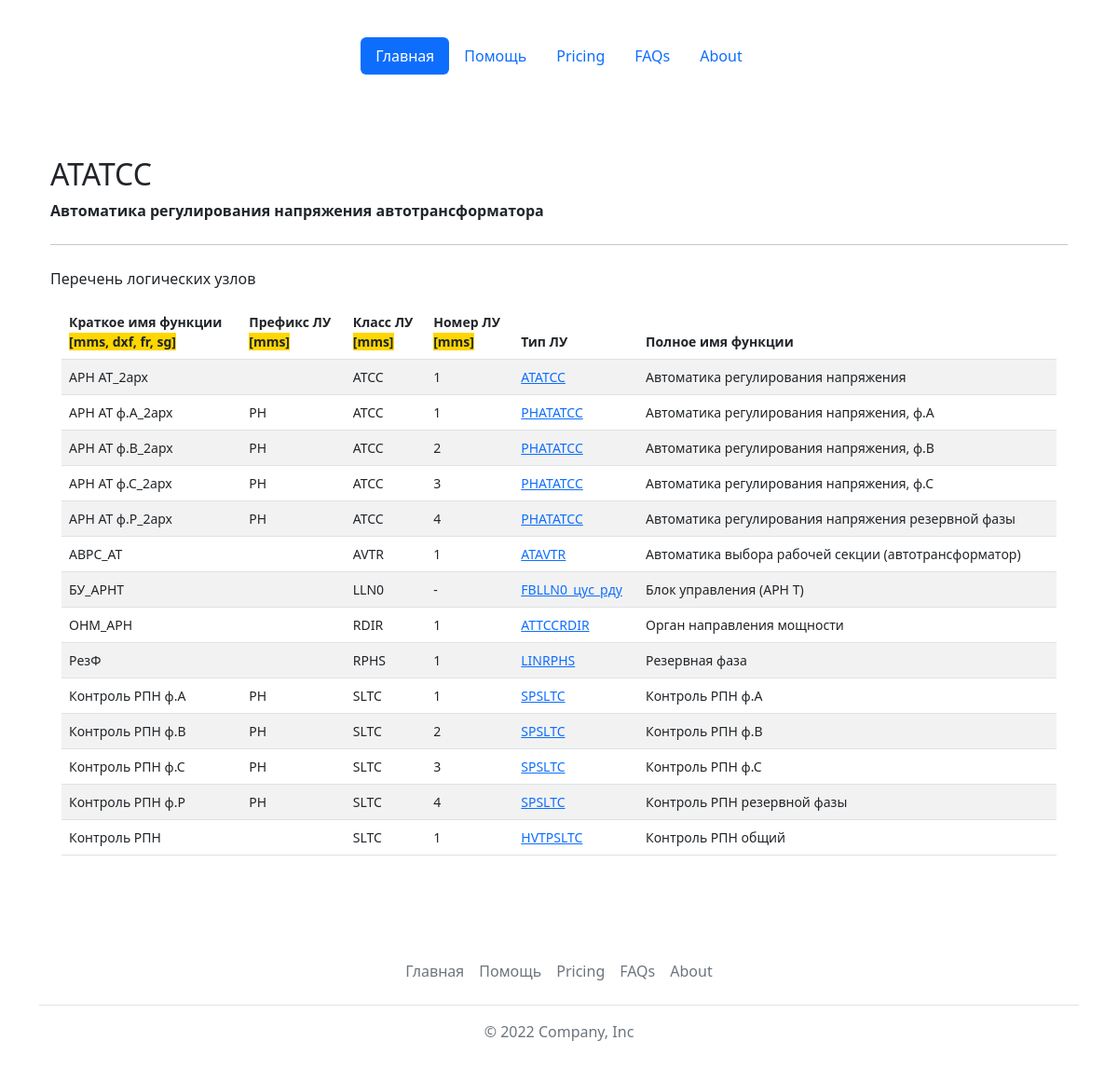
Page /reports/show/?name=ATATCC&type=ld on the committed database.
### base_types/models.py (models this page shows, shortened)
class LogicDevices(models.Model):
    id = models.AutoField(primary_key=True)
    name = models.CharField(max_length=128, verbose_name='Обозначение логического устройства', unique=True)
    fb_name = models.CharField(max_length=128, verbose_name='Обозначение функционального блока', unique=True)
    description = models.TextField(max_length=1024, blank=True, verbose_name='Назначение логического устройства (ФБ)')
    class Meta:
        verbose_name = 'Логическое устройство'
        verbose_name_plural = 'Логические устройства'
        ordering = ['name']

class LogicNodeInstantiated(models.Model):
    id = models.AutoField(primary_key=True)
    short_name = models.CharField(max_length=64, verbose_name='Краткое имя (БУ, ДЗТ)', unique=True)
    full_name = models.CharField(max_length=128, verbose_name='Полное имя', blank=True)
    ln_prefix = models.CharField(max_length=32, verbose_name='Префикс ЛУ', blank=True)
    class_name = models.CharField(max_length=4, verbose_name='Класс (PDIF)')
    instance = models.IntegerField(verbose_name='Номер экземпляра', blank=True, null=True)
    ln_type = models.ForeignKey(LogicNodesTypes, on_delete=models.CASCADE, verbose_name='Тип ЛУ', null=True)
    def __str__(self):
        return str(self.short_name)
    class Meta:
        verbose_name = 'Экземпляр логического узла'
        verbose_name_plural = 'Экземпляр логического узла'
        ordering = ['short_name']
    @property
    def get_instance(self):
        if self.instance==-1:
            return '(n)'
        if self.instance:
            return self.instance
        else:
            return "-"

class LogicNodesTypes(models.Model):
    id = models.AutoField(primary_key=True)
    name = models.CharField(max_length=64, verbose_name='Имя типа ЛУ', unique=True)
    description = models.TextField(max_length=1024, blank=True, verbose_name='Описание')
    explanation = models.TextField(max_length=2048, blank=True, verbose_name='Пояснение')
    def __str__(self):
        return self.name
    class Meta:
        verbose_name = 'Тип логического узла'
        verbose_name_plural = 'Типы логических узлов'
        ordering = ['name']

### base_types/views.py (the view, shortened to what this page needs)
# urls.py: path('reports/show/', views.show),
def show(request):
    name = request.GET.get('name')
    type = request.GET.get('type')
    if type == 'ld':
        ld = LogicDevices.objects.get(name=name)
        lns_conns = LDLNconnections.objects.all().filter(ld_id=ld.id)
        lns_conns = lns_conns.order_by('ld')
        lns = list()
        for item in lns_conns.iterator():
            print('------------>', item.ln)
            ln = LogicNodeInstantiated.objects.get(short_name=item.ln)
            lns.append(ln)
        lns.sort(key=lambda x: x.class_name)
        return render(request, 'base_types/showldobj.html', {'ld':ld, 'lns': lns})

### templates/base_types/showldobj.html
{% extends 'base.html' %}
{% block content %}
<main class="container py-5">
    {% if lns %}
    <h2 class="mt-4">{{ld.name}}</h2>
    <p><strong>{{ld.description}}</strong></p>
    <hr class="my-4">
    <p>Перечень логических узлов</p>
    <div class="container small">
    <table class="table table-striped">
        <thead>
            <tr>
                <th scope="col">Краткое имя функции <br><span style="background: gold">[mms, dxf, fr, sg]</span></th>
                <th scope="col">Префикс ЛУ <br><span style="background: gold">[mms]</span></th>
                <th scope="col">Класс ЛУ <br><span style="background: gold">[mms]</span></th>
                <th scope="col">Номер ЛУ <br><span style="background: gold">[mms]</span></th>
                <th scope="col">Тип ЛУ</th>
                <th scope="col">Полное имя функции</th>
            </tr>
        </thead>
        <tbody>
        {% for item in lns %}
            <tr>
                <td>{{item.short_name}}</td>
                <td>{{item.ln_prefix}}</td>
                <td>{{item.class_name}}</td>
                {% if item.get_ln_instance == -1%}<td>(n)</td>
                {% else %}<td>{{item.get_instance}}</td>{% endif %}
                <td><a href="?name={{item.ln_type}}&type=ln">{{item.ln_type}}</a></td>
                <td>{{item.full_name}}</td>
            </tr>
        {% endfor %}
        </tbody>
    </table>
    </div>
    {% else %}
    <h2 class="mt-4">В логическом устройстве {{ld.name}} ({{ld.get_description}}) нет логических узлов :(</h2>
    {% endif %}
</main>
{% endblock %}

### rows in the picture
LogicDevices: name "ATATCC", description "Автоматика регулирования напряжения автотрансформатора"
LogicNodeInstantiated: short_name "АРН АТ_2арх", class_name "ATCC", get_instance "1", ln_type "ATATCC", full_name "Автоматика регулирования напряжения"
LogicNodeInstantiated: short_name "АРН АТ ф.А_2арх", ln_prefix "PH", class_name "ATCC", get_instance "1", ln_type "PHATATCC", full_name "Автоматика регулирования напряжения, ф.А"
LogicNodeInstantiated: short_name "АРН АТ ф.В_2арх", ln_prefix "PH", class_name "ATCC", get_instance "2", ln_type "PHATATCC", full_name "Автоматика регулирования напряжения, ф.В"
LogicNodeInstantiated: short_name "АРН АТ ф.С_2арх", ln_prefix "PH", class_name "ATCC", get_instance "3", ln_type "PHATATCC", full_name "Автоматика регулирования напряжения, ф.С"
LogicNodeInstantiated: short_name "АРН АТ ф.Р_2арх", ln_prefix "PH", class_name "ATCC", get_instance "4", ln_type "PHATATCC", full_name "Автоматика регулирования напряжения резервной фазы"
LogicNodeInstantiated: short_name "АВРС_АТ", class_name "AVTR", get_instance "1", ln_type "ATAVTR", full_name "Автоматика выбора рабочей секции (автотрансформатор)"
LogicNodeInstantiated: short_name "БУ_АРНТ", class_name "LLN0", get_instance "-", ln_type "FBLLN0_цус_рду", full_name "Блок управления (АРН Т)"
LogicNodeInstantiated: short_name "ОНМ_АРН", class_name "RDIR", get_instance "1", ln_type "ATTCCRDIR", full_name "Орган направления мощности"
LogicNodeInstantiated: short_name "РезФ", class_name "RPHS", get_instance "1", ln_type "LINRPHS", full_name "Резервная фаза"
LogicNodeInstantiated: short_name "Контроль РПН ф.А", ln_prefix "PH", class_name "SLTC", get_instance "1", ln_type "SPSLTC", full_name "Контроль РПН ф.А"
LogicNodeInstantiated: short_name "Контроль РПН ф.В", ln_prefix "PH", class_name "SLTC", get_instance "2", ln_type "SPSLTC", full_name "Контроль РПН ф.В"
LogicNodeInstantiated: short_name "Контроль РПН ф.С", ln_prefix "PH", class_name "SLTC", get_instance "3", ln_type "SPSLTC", full_name "Контроль РПН ф.С"
LogicNodeInstantiated: short_name "Контроль РПН ф.Р", ln_prefix "PH", class_name "SLTC", get_instance "4", ln_type "SPSLTC", full_name "Контроль РПН резервной фазы"
LogicNodeInstantiated: short_name "Контроль РПН", class_name "SLTC", get_instance "1", ln_type "HVTPSLTC", full_name "Контроль РПН общий"
